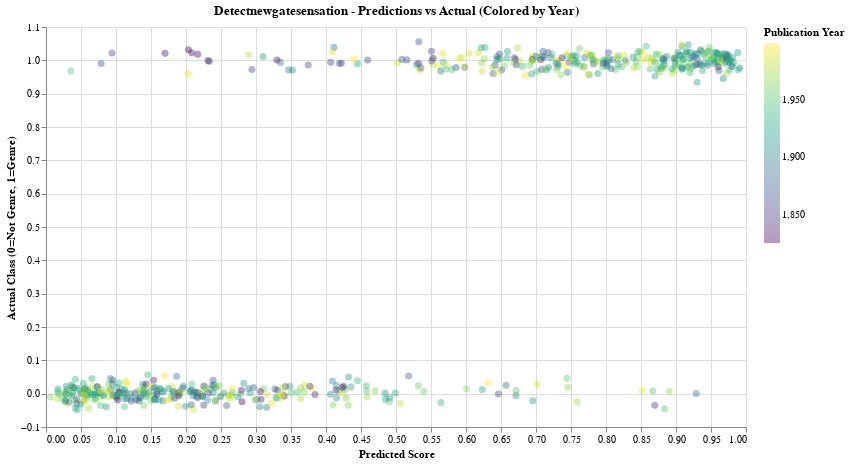

The code cell stored with this chart in its notebook:
### Code cell
# 5. Scatter Plot: Actual vs Predicted with Jitter
scatter_data = df[['logistic', 'realclass', 'firstpub', 'title', 'author']].copy()
scatter_data['jitter'] = np.random.normal(0, 0.02, len(scatter_data))
scatter_data['realclass_jitter'] = scatter_data['realclass'] + scatter_data['jitter']

scatter = alt.Chart(scatter_data).mark_circle(opacity=0.4, size=50).encode(
    x=alt.X('logistic:Q', title='Predicted Score'),
    y=alt.Y('realclass_jitter:Q', title='Actual Class (0=Not Genre, 1=Genre)'),
    color=alt.Color('firstpub:Q', scale=alt.Scale(scheme='viridis'), title='Publication Year'),
    tooltip=['logistic:Q', 'realclass:N', 'firstpub:Q', 'title:N', 'author:N']
).properties(
    width=700,
    height=400,
    title=f'{model_name.title()} - Predictions vs Actual (Colored by Year)'
)

scatter.display()

### Figure 1 — Vega-Lite specification as saved in the notebook (floating-point values rounded to 4 significant figures; data arrays with more than 128 entries replaced by an {"elided": "..."} marker saying what was removed)
{"config": {"view": {"continuousWidth": 300, "continuousHeight": 300}}, "data": {"name": "data-8508a6f6fe95b1532623f8dd0979fbb2"}, "mark": {"type": "circle", "opacity": 0.4, "size": 50}, "encoding": {"color": {"field": "firstpub", "scale": {"scheme": "viridis"}, "title": "Publication Year", "type": "quantitative"}, "tooltip": [{"field": "logistic", "type": "quantitative"}, {"field": "realclass", "type": "nominal"}, {"field": "firstpub", "type": "quantitative"}, {"field": "title", "type": "nominal"}, {"field": "author", "type": "nominal"}], "x": {"field": "logistic", "title": "Predicted Score", "type": "quantitative"}, "y": {"field": "realclass_jitter", "title": "Actual Class (0=Not Genre, 1=Genre)", "type": "quantitative"}}, "height": 400, "title": "Detectnewgatesensation - Predictions vs Actual (Colored by Year)", "width": 700, "$schema": "https://vega.github.io/schema/vega-lite/v6.1.0.json", "datasets": {"data-8508a6f6fe95b1532623f8dd0979fbb2": {"elided": "574 records"}}}
